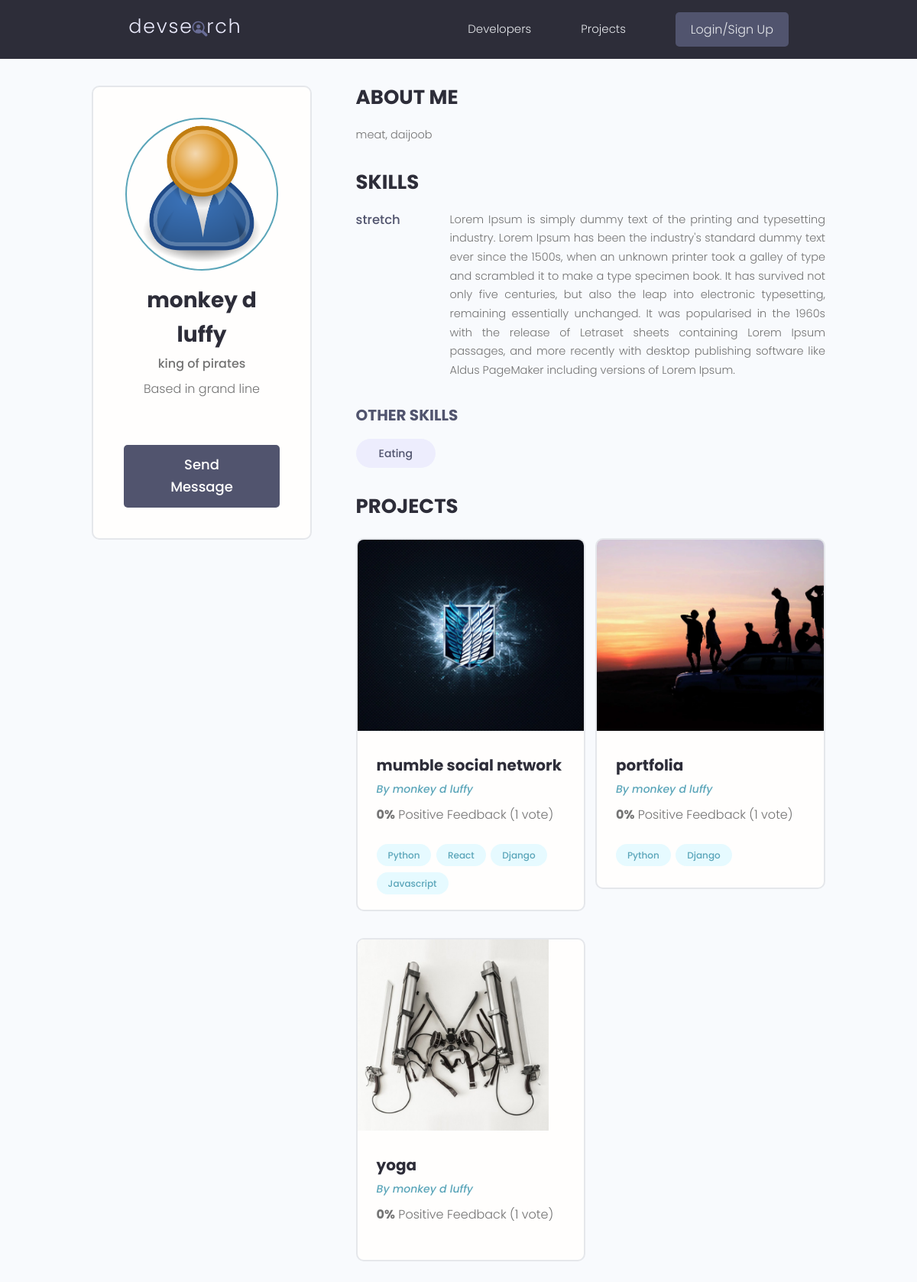
Page /profile/4c45e47a-508b-48e9-87f1-0108bd5f79a7/ on the committed database.
### users/models.py (models this page shows, shortened)
class Profile(models.Model):
    user=models.OneToOneField(User, on_delete=models.CASCADE,null=True,blank=True)
    name=models.CharField(max_length=200,null=True,blank=True)
    email=models.EmailField(max_length=500,blank=True,null=True)
    username=models.CharField(max_length=200,null=True,blank=True)
    location=models.CharField(max_length=200,null=True,blank=True)
    short_intro=models.CharField(max_length=200,null=True,blank=True)
    bio=models.TextField(null=True,blank=True)
    profile_image=models.ImageField(null=True,blank=True,upload_to='profiles',default='profiles/user-default.png')
    social_github=models.CharField(max_length=200,null=True,blank=True)
    social_twitter=models.CharField(max_length=200,null=True,blank=True)
    social_linkedin=models.CharField(max_length=200,null=True,blank=True)
    social_youtube=models.CharField(max_length=200,null=True,blank=True)
    social_website=models.CharField(max_length=200,null=True,blank=True)
    created_at=models.DateTimeField(auto_now_add=True)
    id=models.UUIDField(default=uuid.uuid4,unique=True,primary_key=True,editable=False)

class Skill(models.Model):
    owner=models.ForeignKey(Profile,on_delete=models.CASCADE,null=True,blank=True)
    name=models.CharField(max_length=200,null=True,blank=True)
    description=models.TextField(null=True,blank=True)
    created_at=models.DateTimeField(auto_now_add=True)
    id=models.UUIDField(default=uuid.uuid4,unique=True,primary_key=True,editable=False)
    def __str__(self):
        return str(self.name)

### projects/models.py (models this page shows, shortened)
class Project(models.Model):
    owner=models.ForeignKey(Profile,null=True,blank=True,on_delete=models.CASCADE)
    title=models.CharField(max_length=200)
    description=models.TextField(null=True,blank=True)
    featured_image=models.ImageField(null=True,blank=True,default="default.jpg")
    demo_link=models.CharField(max_length=2000,null=True,blank=True)
    source_link=models.CharField(max_length=2000,null=True,blank=True)
    tags=models.ManyToManyField('Tag',blank=True)
    vote_total=models.IntegerField(default=0,null=True,blank=True)
    vote_ratio=models.IntegerField(default=0,null=True,blank=True)
    created_at=models.DateTimeField(auto_now_add=True)
    id=models.UUIDField(default=uuid.uuid4,unique=True,primary_key=True,editable=False)    # django has default id generation for each instance created in a model, here we are overriding the id
    class Meta:
        ordering=['-vote_ratio','-vote_total','title']

class Tag(models.Model):
    name=models.CharField(max_length=200)
    created_at=models.DateTimeField(auto_now_add=True)
    id=models.UUIDField(default=uuid.uuid4,unique=True,primary_key=True,editable=False)
    def __str__(self):
        return self.name

### users/views.py (the view)
# urls.py: path('profile/<str:pk>/',views.userProfile,name="user-profile"),
def userProfile(request,pk):
    profile=Profile.objects.get(id=pk)
    topSkills=profile.skill_set.exclude(description="")
    otherSkills=profile.skill_set.filter(description="")
    context={'profile':profile,'topSkills':topSkills,'otherSkills':otherSkills}
    return render(request,'users/user-profile.html',context)

### users/templates/users/user-profile.html (shortened to what this page needs)
{% extends 'main.html' %}
{% block content %}
<main class="profile my-md">
    <div class="container">
      <div class="layout">
        <div class="column column--1of3">
          <div class="card text-center">
            <div class="card__body dev">
              <img class="avatar avatar--xl" src="{{profile.profile_image.url}}" />
              <h2 class="dev__name">{{profile.name}}</h2>
              <p class="dev__title">{{profile.short_intro}}</p>
              <p class="dev__location">Based in {{profile.location}}</p>
              {% if request.user.profile.id != profile.id %}
              <a href="{% url 'create-message' profile.id %}" class="btn btn--sub btn--lg">Send Message </a>
              {%endif %}
            </div>
          </div>
        </div>
        <div class="column column--2of3">
          <div class="devInfo">
            <h3 class="devInfo__title">About Me</h3>
            <p class="devInfo__about">{{profile.bio}}</p>
          </div>
          <div class="devInfo">
            <h3 class="devInfo__title">Skills</h3>
            <div class="devInfo__skills">
                {% for skill in topSkills %}
              <div class="devSkill">
                <h4 class="devSkill__title">{{skill.name}}</h4>
                <p class="devSkill__info">{{skill.description}}</p>
                </div>
                {% endfor %}
              <h3 class="devInfo__subtitle">Other Skills</h3>
              <div class="devInfo__otherSkills">
                {% for skill in otherSkills %}
                <span class="tag tag--pill tag--sub tag--lg">
                  <small>{{skill}}</small>
                </span>
                {% endfor %}
              </div>
            </div>
          </div>
          <div class="devInfo">
            <h3 class="devInfo__title">Projects</h3>
            <div class="grid grid--two">
            {% for project in profile.project_set.all %}
              <div class="column">
                <div class="card project">
                  <a href="{% url 'projects' project.id %}" class="project">
                    <img class="project__thumbnail" src="{{project.featured_image.url}}" alt="project thumbnail" />
                    <div class="card__body">
                      <h3 class="project__title">{{project.title}}</h3>
                      <p><a class="project__author" href="{% url 'user-profile' project.owner.id %}">By {{project.owner.name}}</a></p>
                      <p class="project--rating">
                        <span style="font-weight: bold;">{{project.vote_ratio}}%</span> Positive
                        Feedback ({{project.vote_total}} vote{{project.vote_total|pluralize:"s"}})
                      </p>
                      <div class="project__tags">
                        {% for tag in project.tags.all %}
                        <span class="tag tag--pill tag--main">
                          <small>{{tag}}</small>
                        </span>
                        {% endfor %}
                      </div>
                    </div>
                  </a>
                </div>
              </div>
            {% endfor %}
            </div>
          </div>
        </div>
      </div>
    </div>
  </main>
{% endblock content %}

### static/styles/app.css (style rules this page uses)
:root { --color-sub: #2d2d39; }
.btn--sub { background-color: var(--color-sub-light); }
.card { border: 2px solid var(--color-light); }
img { width: 100%; }
.profile .card > .dev { padding: 4rem; }
.dev__name { color: var(--color-sub); font-size: 2.8rem; font-weight: 700; margin-top: 1rem; margin-bottom: 0.5rem; }
.dev__title { font-size: 1.6rem; font-weight: 500; line-height: 1.3; }
.dev__location { margin-top: 1rem; }
.devInfo { margin-bottom: 3rem; }
.devInfo__title, .devInfo__subtitle { font-size: 2.6rem; color: var(--color-sub); text-transform: uppercase; font-weight: 700; margin-bottom: 1.5rem; }
.devInfo__subtitle { font-size: 2rem; color: var(--color-sub-light); }
.devInfo__about, .devSkill__info { font-size: 1.45rem; line-height: 1.7; text-align: justify; }
.devSkill { margin-bottom: 3rem; }
.devSkill__title { font-size: 1.65rem; font-weight: 500; color: var(--color-sub-light); }
@media screen and (min-width: 700px) { .devSkill { display: flex; justify-content: space-between; gap: 3rem; } }
@media screen and (min-width: 700px) { .devSkill__info { flex-basis: 80%; } }
.project__author { font-size: 1.4rem; font-style: italic; }
.project--rating { margin-bottom: 1.6em; margin-top: .5em; }
.project__thumbnail { height: 25rem; object-fit: cover; object-position: top center; }
.project__title { font-size: 2rem; font-weight: 700; color: var(--color-sub); }

### static/uikit/styles/modules/_variables.css (style rules this page uses)
:root { --color-main: #5aa5b9; --color-main-light: #e6faff; --color-sub: #3f4156; --color-sub-light: #51546e; --color-sub-lighter: #ededfd; --color-text: #737373; --color-gray: #8b8b8b; --color-light: #e5e7eb; --color-light-gray: #767676; --color-bg: #f8fafd; --color-white: #fffefd; --color-white-light: #f3f3f3; --color-success: #359e64; --color-success-bg: #def8e8; --color-error: #fc4b0b; --color-error-bg: #fff2ee; --font-base: 'Poppins', arial, helvetica, 'Segoe UI', roboto, ubuntu, sans-serif; --font-monospace: 'Fira Code', 'Courier New', courier, monospace; --font-regular: 300; --font-medium: 500; --font-bold: 700; --generic-shadow: 1px 1px 5px #00000010; --generic-transition: all 0.3s ease-in-out; }

### static/uikit/styles/modules/_base.css (style rules this page uses)
* { margin: 0; padding: 0; box-sizing: border-box; text-rendering: optimizeLegibility; color: inherit; font-size: inherit; }
html { font-size: 50%; }
@media only screen and (min-width: 480px) { html { font-size: 56.25%; } }
@media only screen and (min-width: 1200px) { html { font-size: 62.5%; } }
body { line-height: 1.6; font-weight: 400; font-size: 1.5rem; color: var(--color-text); background-color: var(--color-bg); min-height: 100vh; }

### static/uikit/styles/modules/_typography.css (style rules this page uses)
* { font-family: var(--font-base); }
h2 { font-size: 3.6rem; font-weight: var(--font-bold); }
h3 { font-size: 3.2rem; font-weight: var(--font-medium); }
h4 { font-size: 2.8rem; font-weight: var(--font-medium); }
p, span, strong { font-size: 1.6rem; color: var(--color-text); font-weight: var(--font-regular); }
a { padding-bottom: 2px; text-decoration: none; display: inline-block; color: var(--color-main); font-weight: var(--font-medium); }

### static/uikit/styles/modules/_utilities.css (style rules this page uses)
.container { width: 92%; max-width: 165rem; margin: 0 auto; box-sizing: border-box; }
@media screen and (min-width: 1000px) { .container { width: 90%; } }
@media screen and (min-width: 1200px) { .container { width: 80%; } }
.text-center { text-align: center; }
.my-md { margin: 3rem auto; }

### static/uikit/styles/modules/_avatar.css (style rules this page uses)
.avatar { border-radius: 50%; border: 2px solid var(--color-main); object-fit: cover; }
.avatar--xl { height: 20rem; width: 20rem; }

### static/uikit/styles/modules/_button.css (style rules this page uses)
.btn { display: inline-block; position: relative; cursor: pointer; background-color: var(--color-light); font-weight: var(--font-medium); color: var(--color-sub); text-decoration: none; padding: 1rem 2rem; border-radius: 0.5rem; border: none; width: -webkit-fit-content; width: -moz-fit-content; width: fit-content; height: -webkit-fit-content; height: -moz-fit-content; height: fit-content; font-size: 1.6rem; outline-width: 0; outline-color: transparent; -webkit-backface-visibility: hidden; backface-visibility: hidden; transition: all 0.3s ease-in-out; }
.btn--sub { background-color: var(--color-sub); color: var(--color-white); }
.btn--lg { font-size: 1.8rem; padding: 1.2rem 4.5rem; }

### static/uikit/styles/modules/_card.css (style rules this page uses)
.card { border-radius: 1rem; background-color: var(--color-white); border: 1.5px solid var(--color-light); width: auto; height: auto; margin-top: 0.5rem; margin-bottom: 0.5rem; overflow: hidden; }
.card__body, .card__header { padding: 2rem 2.5rem; }

### rows in the picture
Profile: profile_image (placeholder picture), name "monkey d luffy", short_intro "king of pirates", location "grand line", bio "meat, daijoob"
Skill: name "stretch", description "Lorem Ipsum is simply dummy text of the printing and typesetting industry. Lorem Ipsum has been the industry's standard dummy text ever since the 1500s, when an unknown printer took a galley of type and scrambled it to make a type specimen book. It has survived not only five centuries, but also the leap into electronic typesetting, remaining essentially unchanged. It was popularised in the 1960s with the release of Letraset sheets containing Lorem Ipsum passages, and more recently with desktop publishing software like Aldus PageMaker including versions of Lorem Ipsum."
Skill: name "Eating"
Project: featured_image (picture), title "mumble social network", owner.name "monkey d luffy", vote_ratio "0", vote_total "1"
Tag: name "Python"
Tag: name "React"
Tag: name "Django"
Tag: name "Javascript"
Project: featured_image (picture), title "portfolia", owner.name "monkey d luffy", vote_ratio "0", vote_total "1"
Project: featured_image (picture), title "yoga", owner.name "monkey d luffy", vote_ratio "0", vote_total "1"
